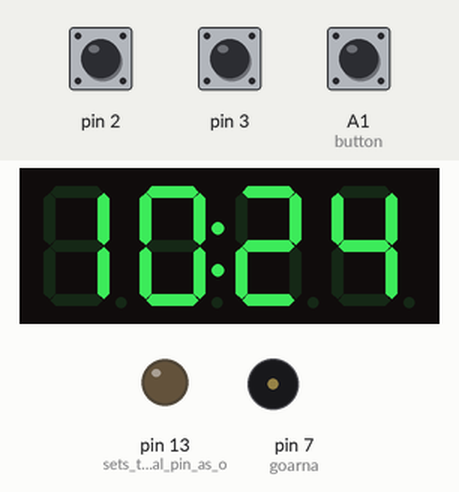
Simulated run of this sketch. Board: Arduino Uno, built with avr-gcc and run on an emulated ATmega328P. Parts: 4-digit seven-segment display, output pins drawn as LEDs (lit = HIGH), buzzer (waves = sounding). The inputs (shaded band) are chosen by the test bench; at power-on: A1 (button) HIGH, pin 2 HIGH, pin 3 HIGH. The local clock reads 2024-03-15 10:24:30 at power-on unless the sketch sets it; what the sketch prints to the serial monitor is not drawn.

Above: at 1.2 s.
1.3 s: A1 (button) pulled LOW for 0.15 s
At 1.99 s:
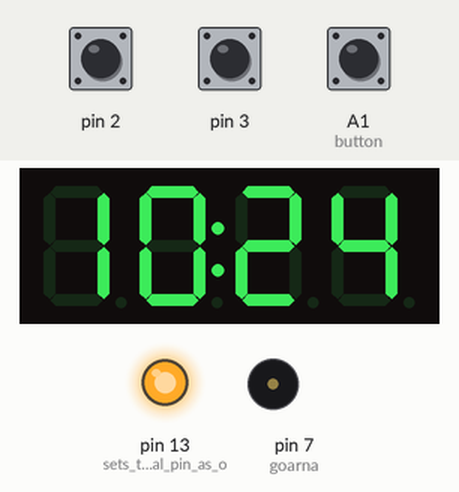
At 3.1 s:
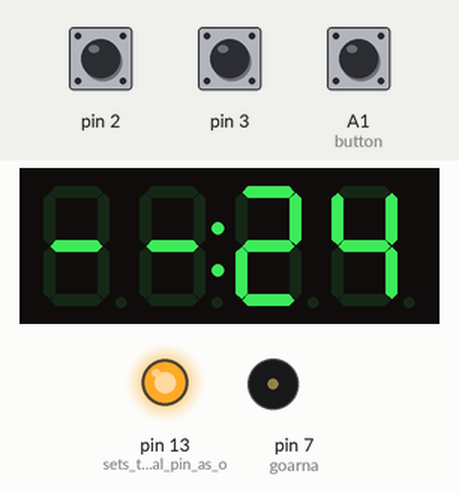
3.4 s: A1 (button) pulled LOW for 0.15 s
At 4.4 s:
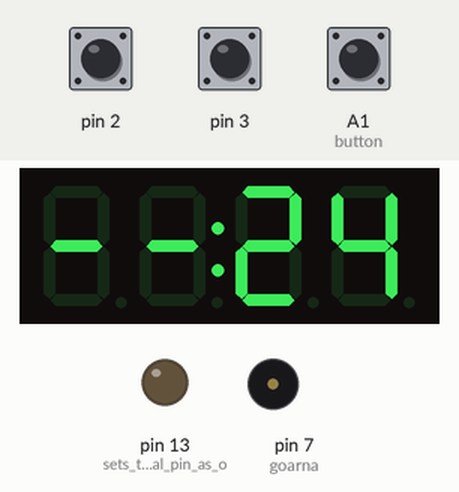
Timing chart, 0 to 6.4 s (numbered marks = the images above; inputs shaded):
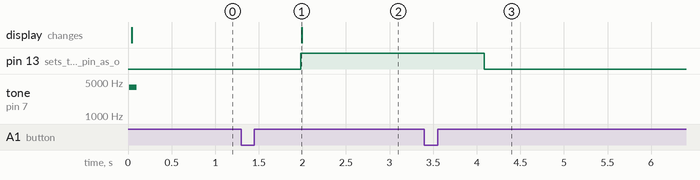

The sketch:

TM1637_DS3231_clock1a.ino
```cpp
// base sketch from https://brainy-bits.com/tutorials/4-bits-7-segment-led-display-with-arduino/
// changed TM1637 library by niq_ro for degree, r & h letter
// DS3231 clock on TM1637 LED display by niq_ro from http://www.tehnic.go.ro
// & http://arduinotehniq.com/


#include "RotaryEncoder.h" // from http://www.pjrc.com/teensy/td_libs_Encoder.html
//RotaryEncoder knob(4, 5); //encoder connected to pins 2 and 3 (and ground)
RotaryEncoder rotaryEncoder = RotaryEncoder();  // CLK = pin 2, DAT = pin 3, SW = pin A1, CW = count up, CCW = count down


#include <TM1637.h>
#include <OneButton.h>
// The actions I ca do...
typedef enum
{
  ACTION_OFF,  // set LED "OFF".
  ACTION_ON,   // set LED "ON"
  ACTION_SLOW, // blink LED "SLOW"
  ACTION_FAST  // blink LED "FAST"
} MyActions;

// Setup a new OneButton on pin A1.
OneButton button(A1, true);
MyActions nextAction = ACTION_OFF; // no action when starting

enum Regim
{
  Time,
  MenuHour,
  MenuMinute
};

//{0,1,2,3,4,5,6,7,8,9,10,11,12,13,14,15,16,17,18,19,20};
//0~9,A,b,C,d,E,F,"-"," ",degree,r,h

#define CLK 5//Pins for TM1637
#define DIO 4
TM1637 tm1637(CLK,DIO);

// Date and time functions using a DS3231 RTC connected via I2C and Wire lib
#include <Wire.h>
#include <RTClib.h>
//RTC_DS3231 rtc;
RTC_DS3231 rtc;

byte hh, mm, old_hour, mode = Time;
/*
// Эти переменные предназначены для процедуры нажатия кнопки
int buttonstate = 0; //флаг, чтобы увидеть, была ли нажата кнопка, используется только внутри подпрограммы
int pushlengthset = 2500; // значение для длительного нажатия в мс
int pushlength = pushlengthset; // установить длину по умолчанию
int pushstart = 0;// устанавливает значение толчка по умолчанию для кнопки, идущей в низкий уровень
int pushstop = 0;// устанавливает значение по умолчанию, когда кнопка возвращается в высокое положение

int knobval; // значение для поворота ручки
boolean buttonflag = false; // значение по умолчанию для флага кнопки
int sethourstemp;
int setminstemp;
*/
#define goarna 7 // buzzer
//-------------------------------------------------------------------------------------------------------------------------------
void setup()
{
  tm1637.init();
  tm1637.set(4);
  //BRIGHT_TYPICAL = 2,BRIGHT_DARKEST = 0,BRIGHTEST = 7;

  rtc.begin();
// manual adjust
  // January 21, 2014 at 3am you would call:
  // rtc.adjust(DateTime(2014, 1, 21, 3, 0, 0));
// automatic adjust
//  rtc.adjust(DateTime(F(__DATE__), F(__TIME__)));

//   pinMode(buton,INPUT);//push button on encoder connected
//  digitalWrite(buton,HIGH); //Pull at 1 high
  rotaryEncoder.setRange(0,255);
  Serial.begin(9600);
  Serial.println(F("E02 KY-040 RotaryEncoder Demo"));


   pinMode(goarna, OUTPUT);
   digitalWrite(goarna, LOW); //set in 0 logical level
//   tone(goarna, 4000, 80);


  // enable the standard led on pin 13.
  pinMode(13, OUTPUT);      // sets the digital pin as output

  // связать функцию myClickFunction, которая будет вызываться при событии щелчка.
  button.attachClick(myClickFunction);

  // свяжите функцию двойного клика для вызова на событии двойного клика.
  button.attachDoubleClick(myDoubleClickFunction);

  // установить 80 мсек. время подведения итогов По умолчанию 50 мсек.
  button.setDebounceTicks(80);
}//end "setup()"
//-------------------------------------------------------------------------------------------------------------------------------
void loop()
{

      switch(mode)
     {
            case Time:
                        READ_TIME();
                        if ((hh/10) == 0)   To_Display(17, hh%10, mm/10, mm%10);
                        else  To_Display(hh/10, hh%10, mm/10, mm%10);
                        blinking_dots();

            break;
            case MenuHour:
                        READ_TIME();
                        To_Display(hh/10, hh%10, 16, 16);

            break;
            case MenuMinute:
                        READ_TIME();
                        To_Display(16, 16, mm/10, mm%10);

            break;
            case 3:

            break;
            case 4:

            break;
            case 5:

            break;
            case 6:

            break;
            default:
                    mode = 0;
    }
      LED();

                                              //tm1637.point(POINT_ON);
                                              //now.second()%0.5 ? tm1637.point(POINT_ON) : tm1637.point(POINT_OFF);


                                              //delay(500);
                                            /*
                                             pushlength = pushlengthset;
                                                pushlength = getpushlength ();
                                                delay (10);

                                                if (pushlength > pushlengthset)
                                                {
                                                tone(goarna, 2000,50);
                                                //   ShortPush ();
                                                }

                                                   //This runs the setclock routine if the knob is pushed for a long time
                                                   if (pushlength < pushlengthset) {
                                                    tone(goarna, 1000,50);
                                                   //  delay(500);
                                                     DateTime now = rtc.now();
                                                     sethourstemp=now.hour(),DEC;
                                                     setminstemp=now.minute(),DEC;
                                                     setclock();
                                                     pushlength = pushlengthset;
                                                   };
                                            */
                                            /*
                                                tm1637.point(POINT_OFF);
                                            if ((hh/10) == 0) tm1637.display(0,17);
                                            else
                                                tm1637.display(0,hh/10);     // hour
                                                tm1637.display(1,hh%10);
                                                tm1637.display(2,mm/10);    // minutes
                                                tm1637.display(3,mm%10);    //
                                            //delay(500);
                                            */
}// end loop()
//-------------------------------------------------------------------------------------------------------------------------------
void To_Display(byte a, byte b, byte c, byte d)
{
/*            if ((hh/10) == 0) tm1637.display(0,17);
             else
             {
              tm1637.display(0,hh/10);     // hour
              tm1637.display(1,hh%10);
                                          //now.second()%2 ? tm1637.display(1,17) : tm1637.display(1,hh%10);
              tm1637.display(2,mm/10);    // minutes
              tm1637.display(3,mm%10);
             }*/
              tm1637.display(0,a);     // hour
              tm1637.display(1,b);
                                          //now.second()%2 ? tm1637.display(1,17) : tm1637.display(1,hh%10);
              tm1637.display(2,c);    // minutes
              tm1637.display(3,d);
}
//-------------------------------------------------------------------------------------------------------------------------------
void READ_ROTERYencoder()
{
      // Получить статус Rotary Encoder
      rotaryEncoder.startDebouncer();    // должен быть внутри цикла, чтобы позволить Антидребезг
      //  rotaryEncoder.updateClearButton(); // включить кнопку, чтобы очистить недавнюю позицию датчика, если нажата, установлен на 0
      //  if(rotaryEncoder.hasButtonPushed()) Serial.println(F("Button ON"));

      if (rotaryEncoder.hasChanged()) // проверить, если положение датчика изменилось
          {
            volatile byte encoderPos = rotaryEncoder.encodedPos();      // счетчик обновления для набора (values 1..12)
            Serial.print(F("Position: "));
            Serial.println(encoderPos, DEC);
          }

}
//-------------------------------------------------------------------------------------------------------------------------------
void READ_TIME()
{
        DateTime now = rtc.now();
         hh = now.hour();
          mm = now.minute();
           if(hh != old_hour)  {tone(goarna, 3900, 90);  old_hour = hh;}
}
//-------------------------------------------------------------------------------------------------------------------------------
void LED()
{
  unsigned long now = millis();

  // продолжайте наблюдать за кнопкой:
  button.tick();

  // Вы можете реализовать другой код здесь или просто подождать некоторое время

  if (nextAction == ACTION_OFF) {
    // ничего не делать.
    digitalWrite(13, LOW);

  } else if (nextAction == ACTION_ON) {
    // включить светодиод
    digitalWrite(13, HIGH);

  } else if (nextAction == ACTION_SLOW) {
    // медленно моргать
    if (now % 1000 < 500) {
      digitalWrite(13, LOW);
    } else {
      digitalWrite(13, HIGH);
    } // if

  } else if (nextAction == ACTION_FAST) {
    // быстро моргать
    if (now % 200 < 100) {
      digitalWrite(13, LOW);
    } else {
      digitalWrite(13, HIGH);
    } // if
  } // if
}
//-------------------------------------------------------------------------------------------------------------------------------
void blinking_dots(void)
{
  static byte i = 0;
  if(i < 100) tm1637.point(POINT_ON);
  else tm1637.point(POINT_OFF);
  i++;
  if (i > 200) i = 0;
}
//-------------------------------------------------------------------------------------------------------------------------------

/*
// subroutine to return the length of the button push.
int getpushlength () {
  buttonstate = digitalRead(buton);
       if(buttonstate == LOW && buttonflag==false) {
              pushstart = millis();
              buttonflag = true;
          };

       if (buttonstate == HIGH && buttonflag==true) {
         pushstop = millis ();
         pushlength = pushstop - pushstart;
         buttonflag = false;
       };
       return pushlength;
}
//-------------------------------------------------------------------------------------------------------------------------------
int sethours ()
{
  if ((sethourstemp/10) == 0) tm1637.display(0,17);
  else
    tm1637.display(0,sethourstemp/10);     // hour
    tm1637.display(1,sethourstemp%10);
    tm1637.display(2,16);    // minutes
    tm1637.display(3,16);    //
/*
    pushlength = pushlengthset;
    pushlength = getpushlength ();
    if (pushlength != pushlengthset) {
      return sethourstemp;
    }
    knob.write(0);
    delay (50);
    knobval=knob.read();
    if (knobval < -1) {
      knobval = -1;
    }
    if (knobval > 1) {
      knobval = 1;
    }

    sethourstemp=sethourstemp + knobval;
    if (sethourstemp < 0) {
      sethourstemp = 23;
    }
    if (sethourstemp > 23) {
      sethourstemp = 0;
    }
    sethours();
}
//-------------------------------------------------------------------------------------------------------------------------------
int setmins () {
    tm1637.display(0,16);     // hour
    tm1637.display(1,16);
    tm1637.display(2,setminstemp/10);    // minutes
    tm1637.display(3,setminstemp%10);    //
/*
    pushlength = pushlengthset;
    pushlength = getpushlength ();
    if (pushlength != pushlengthset) {
      return setminstemp;
    }
    knob.write(0);
    delay (50);
    knobval=knob.read();
    if (knobval < -1) {
      knobval = -1;
    }
    if (knobval > 1) {
      knobval = 1;
    }

    setminstemp=setminstemp + knobval;
    if (setminstemp < 0) {
      setminstemp = 59;
    }
    if (setminstemp > 59) {
      setminstemp = 0;
    }
    setmins();
}
//-------------------------------------------------------------------------------------------------------------------------------
//sets the clock
void setclock (){
   sethours ();
   delay(500);
   setmins ();
   delay(500);
   rtc.adjust(DateTime(2017,4,1,sethourstemp,setminstemp,0));
   delay (500);
   hh = sethourstemp;
   mm = setminstemp;
}
*/
//-------------------------------------------------------------------------------------------------------------------------------
// this function will be called when the button was pressed 1 time and them some time has passed.
void myClickFunction()
{
  if (nextAction == ACTION_OFF) {nextAction = ACTION_ON; mode = MenuMinute;}
  else    nextAction = ACTION_OFF;
} // myClickFunction

//-------------------------------------------------------------------------------------------------------------------------------
// this function will be called when the button was pressed 2 times in a short timeframe.
void myDoubleClickFunction()
{
  if (nextAction == ACTION_OFF) mode = MenuHour;
  if (nextAction == ACTION_ON) {nextAction = ACTION_SLOW; mode = Time;}
  else if (nextAction == ACTION_SLOW) nextAction = ACTION_FAST;
       else if (nextAction == ACTION_FAST) nextAction = ACTION_ON;

} // myDoubleClickFunction
```

RotaryEncoder.h
```cpp
// (licence header left out)
#ifndef RotaryEncoder_h
#define RotaryEncoder_h

#if ARDUINO >= 100
#include <Arduino.h>
#else  /* !ARDUINO */
#include "WProgram.h"
#endif /* end !ARDUINO */

#ifdef __AVR__
#ifdef __cplusplus

class RotaryEncoder
{
	public:
	// Arduino Uno, Nano, Duemilanove, Diecimila, LilyPad, Mini, Fio, etc...
	#if defined(__AVR_ATmega328P__) || defined(__AVR_ATmega168__) || defined(__AVR_ATmega8__)
	// Constructor
	RotaryEncoder(byte CLK = 2, byte DAT = 3, byte SW = A1);
	#else    /* other boards or MCUs */
	#warning "This version does not support those architecture - please adopt, test and respond result to me - Thank you!"
	#endif	 /* end other boards or MCUs  */

	void setRange(byte min, byte max);			// Установите минимальный и максимальный диапазон положения датчика
	void startDebouncer();					// Запустить debouncer - обязательный вызов внутри loop () для включения ротационного debouncer
	byte encodedPos();					// Последняя позиция min..max (по умолчанию 0..255)
	bool hasChanged();					// Положение было изменено
	void updateClearButton();				// Используйте кнопку, чтобы очистить недавнюю позицию кодера, если нажата, установите в 0
	bool hasButtonPushed();					// Проверьте кнопку, если она была нажата, прозрачно для звонящего

	private:
	bool doPushButton();					// Проверьте состояние кнопки
};

#endif   /* end !__cplusplusO */
#else    /* !__AVR__ */
#warning "This version does not support those architecture - please adopt, test and respond result to me - Thank you!"
#endif   /* end !__AVR__ */
#endif   /* end !RotaryEncoder_h */
```

Source omitted: RotaryEncoder.cpp (9363 bytes)

Measured:
- after the input at 1.3 s, pin 13 (sets_the_digital_pin_as_o): LOW → HIGH after 0.68 s
- after the input at 3.4 s, pin 13 (sets_the_digital_pin_as_o): HIGH → LOW after 0.68 s
